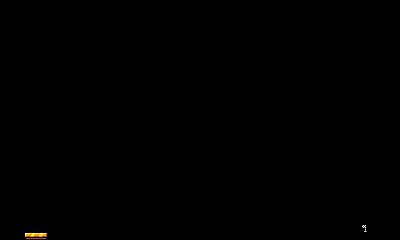

The image is a tile-based game level rendered from a .tmx file. Its description and complete source (layers, tilesets, objects, tile grids) follow:
An orthogonal 50x30 tile map with 8x8 px tiles, 1 tile layer (collisions), 3 tilesets and 3 objects (start, end).

<map version="1.10" tiledversion="1.11.2" orientation="orthogonal" renderorder="right-down" width="50" height="30" tilewidth="8" tileheight="8" infinite="0" nextlayerid="12" nextobjectid="16">
 <tileset firstgid="1" source="../Tilesets/Poles.tsx" />
 <tileset firstgid="21" source="../Tilesets/AssortedTiles.tsx" />
 <tileset firstgid="121" source="../Tilesets/TilesSets.tsx" />
 <layer id="1" name="collisions" width="50" height="30">
  <data encoding="csv">
0,0,0,0,0,0,0,0,0,0,0,0,0,0,0,0,0,0,0,0,0,0,0,0,0,0,0,0,0,0,0,0,0,0,0,0,0,0,0,0,0,0,0,0,0,0,0,0,0,0,
0,0,0,0,0,0,0,0,0,0,0,0,0,0,0,0,0,0,0,0,0,0,0,0,0,0,0,0,0,0,0,0,0,0,0,0,0,0,0,0,0,0,0,0,0,0,0,0,0,0,
0,0,0,0,0,0,0,0,0,0,0,0,0,0,0,0,0,0,0,0,0,0,0,0,0,0,0,0,0,0,0,0,0,0,0,0,0,0,0,0,0,0,0,0,0,0,0,0,0,0,
0,0,0,0,0,0,0,0,0,0,0,0,0,0,0,0,0,0,0,0,0,0,0,0,0,0,0,0,0,0,0,0,0,0,0,0,0,0,0,0,0,0,0,0,0,0,0,0,0,0,
0,0,0,0,0,0,0,0,0,0,0,0,0,0,0,0,0,0,0,0,0,0,0,0,0,0,0,0,0,0,0,0,0,0,0,0,0,0,0,0,0,0,0,0,0,0,0,0,0,0,
0,0,0,0,0,0,0,0,0,0,0,0,0,0,0,0,0,0,0,0,0,0,0,0,0,0,0,0,0,0,0,0,0,0,0,0,0,0,0,0,0,0,0,0,0,0,0,0,0,0,
0,0,0,0,0,0,0,0,0,0,0,0,0,0,0,0,0,0,0,0,0,0,0,0,0,0,0,0,0,0,0,0,0,0,0,0,0,0,0,0,0,0,0,0,0,0,0,0,0,0,
0,0,0,0,0,0,0,0,0,0,0,0,0,0,0,0,0,0,0,0,0,0,0,0,0,0,0,0,0,0,0,0,0,0,0,0,0,0,0,0,0,0,0,0,0,0,0,0,0,0,
0,0,0,0,0,0,0,0,0,0,0,0,0,0,0,0,0,0,0,0,0,0,0,0,0,0,0,0,0,0,0,0,0,0,0,0,0,0,0,0,0,0,0,0,0,0,0,0,0,0,
0,0,0,0,0,0,0,0,0,0,0,0,0,0,0,0,0,0,0,0,0,0,0,0,0,0,0,0,0,0,0,0,0,0,0,0,0,0,0,0,0,0,0,0,0,0,0,0,0,0,
0,0,0,0,0,0,0,0,0,0,0,0,0,0,0,0,0,0,0,0,0,0,0,0,0,0,0,0,0,0,0,0,0,0,0,0,0,0,0,0,0,0,0,0,0,0,0,0,0,0,
0,0,0,0,0,0,0,0,0,0,0,0,0,0,0,0,0,0,0,0,0,0,0,0,0,0,0,0,0,0,0,0,0,0,0,0,0,0,0,0,0,0,0,0,0,0,0,0,0,0,
0,0,0,0,0,0,0,0,0,0,0,0,0,0,0,0,0,0,0,0,0,0,0,0,0,0,0,0,0,0,0,0,0,0,0,0,0,0,0,0,0,0,0,0,0,0,0,0,0,0,
0,0,0,0,0,0,0,0,0,0,0,0,0,0,0,0,0,0,0,0,0,0,0,0,0,0,0,0,0,0,0,0,0,0,0,0,0,0,0,0,0,0,0,0,0,0,0,0,0,0,
0,0,0,0,0,0,0,0,0,0,0,0,0,0,0,0,0,0,0,0,0,0,0,0,0,0,0,0,0,0,0,0,0,0,0,0,0,0,0,0,0,0,0,0,0,0,0,0,0,0,
0,0,0,0,0,0,0,0,0,0,0,0,0,0,0,0,0,0,0,0,0,0,0,0,0,0,0,0,0,0,0,0,0,0,0,0,0,0,0,0,0,0,0,0,0,0,0,0,0,0,
0,0,0,0,0,0,0,0,0,0,0,0,0,0,0,0,0,0,0,0,0,0,0,0,0,0,0,0,0,0,0,0,0,0,0,0,0,0,0,0,0,0,0,0,0,0,0,0,0,0,
0,0,0,0,0,0,0,0,0,0,0,0,0,0,0,0,0,0,0,0,0,0,0,0,0,0,0,0,0,0,0,0,0,0,0,0,0,0,0,0,0,0,0,0,0,0,0,0,0,0,
0,0,0,0,0,0,0,0,0,0,0,0,0,0,0,0,0,0,0,0,0,0,0,0,0,0,0,0,0,0,0,0,0,0,0,0,0,0,0,0,0,0,0,0,0,0,0,0,0,0,
0,0,0,0,0,0,0,0,0,0,0,0,0,0,0,0,0,0,0,0,0,0,0,0,0,0,0,0,0,0,0,0,0,0,0,0,0,0,0,0,0,0,0,0,0,0,0,0,0,0,
0,0,0,0,0,0,0,0,0,0,0,0,0,0,0,0,0,0,0,0,0,0,0,0,0,0,0,0,0,0,0,0,0,0,0,0,0,0,0,0,0,0,0,0,0,0,0,0,0,0,
0,0,0,0,0,0,0,0,0,0,0,0,0,0,0,0,0,0,0,0,0,0,0,0,0,0,0,0,0,0,0,0,0,0,0,0,0,0,0,0,0,0,0,0,0,0,0,0,0,0,
0,0,0,0,0,0,0,0,0,0,0,0,0,0,0,0,0,0,0,0,0,0,0,0,0,0,0,0,0,0,0,0,0,0,0,0,0,0,0,0,0,0,0,0,0,0,0,0,0,0,
0,0,0,0,0,0,0,0,0,0,0,0,0,0,0,0,0,0,0,0,0,0,0,0,0,0,0,0,0,0,0,0,0,0,0,0,0,0,0,0,0,0,0,0,0,0,0,0,0,0,
0,0,0,0,0,0,0,0,0,0,0,0,0,0,0,0,0,0,0,0,0,0,0,0,0,0,0,0,0,0,0,0,0,0,0,0,0,0,0,0,0,0,0,0,0,0,0,0,0,0,
0,0,0,0,0,0,0,0,0,0,0,0,0,0,0,0,0,0,0,0,0,0,0,0,0,0,0,0,0,0,0,0,0,0,0,0,0,0,0,0,0,0,0,0,0,0,0,0,0,0,
0,0,0,0,0,0,0,0,0,0,0,0,0,0,0,0,0,0,0,0,0,0,0,0,0,0,0,0,0,0,0,0,0,0,0,0,0,0,0,0,0,0,0,0,0,0,0,0,0,0,
0,0,0,0,0,0,0,0,0,0,0,0,0,0,0,0,0,0,0,0,0,0,0,0,0,0,0,0,0,0,0,0,0,0,0,0,0,0,0,0,0,0,0,0,0,0,0,0,0,0,
0,0,0,0,0,0,0,0,0,0,0,0,0,0,0,0,0,0,0,0,0,0,0,0,0,0,0,0,0,0,0,0,0,0,0,0,0,0,0,0,0,0,0,0,0,38,0,0,0,0,
0,0,0,230,231,232,0,0,0,0,0,0,0,0,0,0,0,0,0,0,0,0,0,0,0,0,0,0,0,0,0,0,0,0,0,0,0,0,0,0,0,0,0,0,0,0,0,0,0,0
</data>
 </layer>
 <objectgroup id="2" name="player">
  <object id="2" name="start" x="32" y="224" width="8" height="8" />
  <object id="3" name="end" x="360" y="224" width="8" height="8" />
 </objectgroup>
 <objectgroup id="3" name="flyingEnemies" />
 <objectgroup id="4" name="platformEnemies" />
 <objectgroup id="5" name="followingEnemies" />
 <objectgroup id="10" name="notes">
  <object id="15" gid="50" x="56" y="232" width="8" height="8" />
 </objectgroup>
 <objectgroup id="6" name="movingplatforms" />
 <objectgroup id="7" name="timedplatforms" />
 <objectgroup id="9" name="invisibleBarriers" />
</map>
